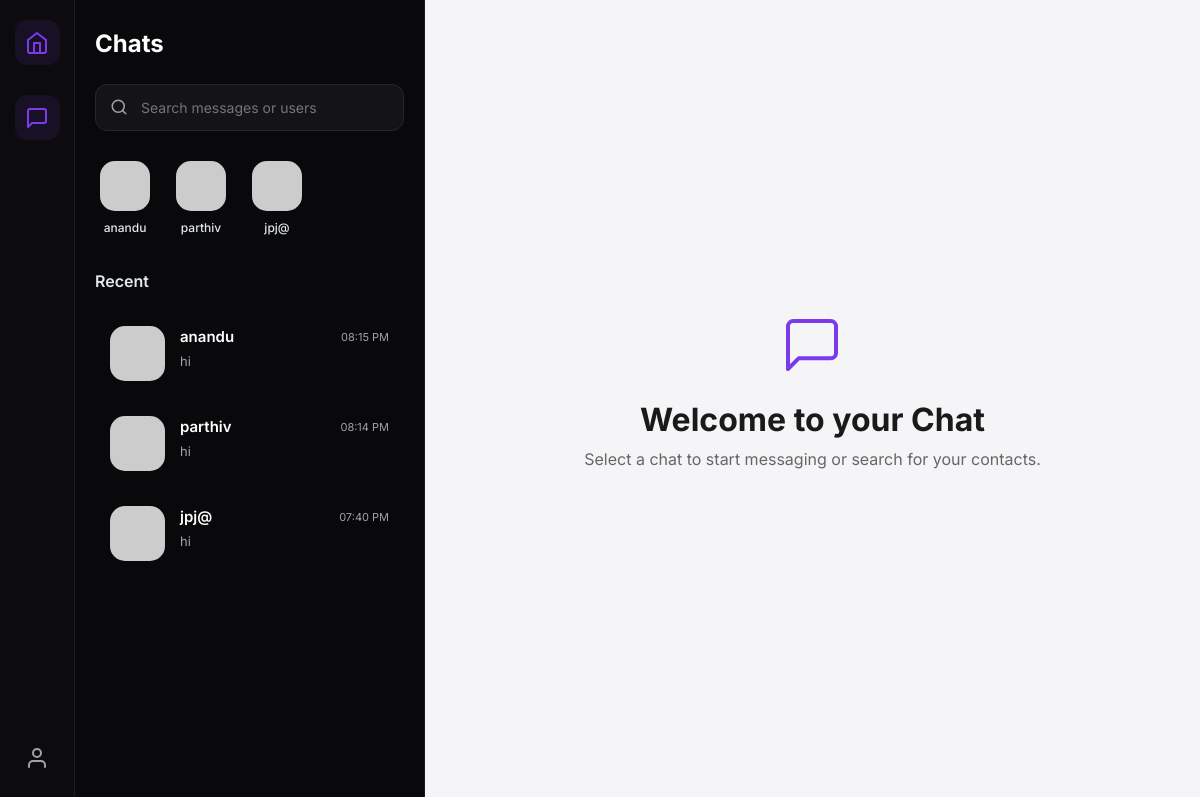
The page /chat/ (signed in) on the database as committed earlier.
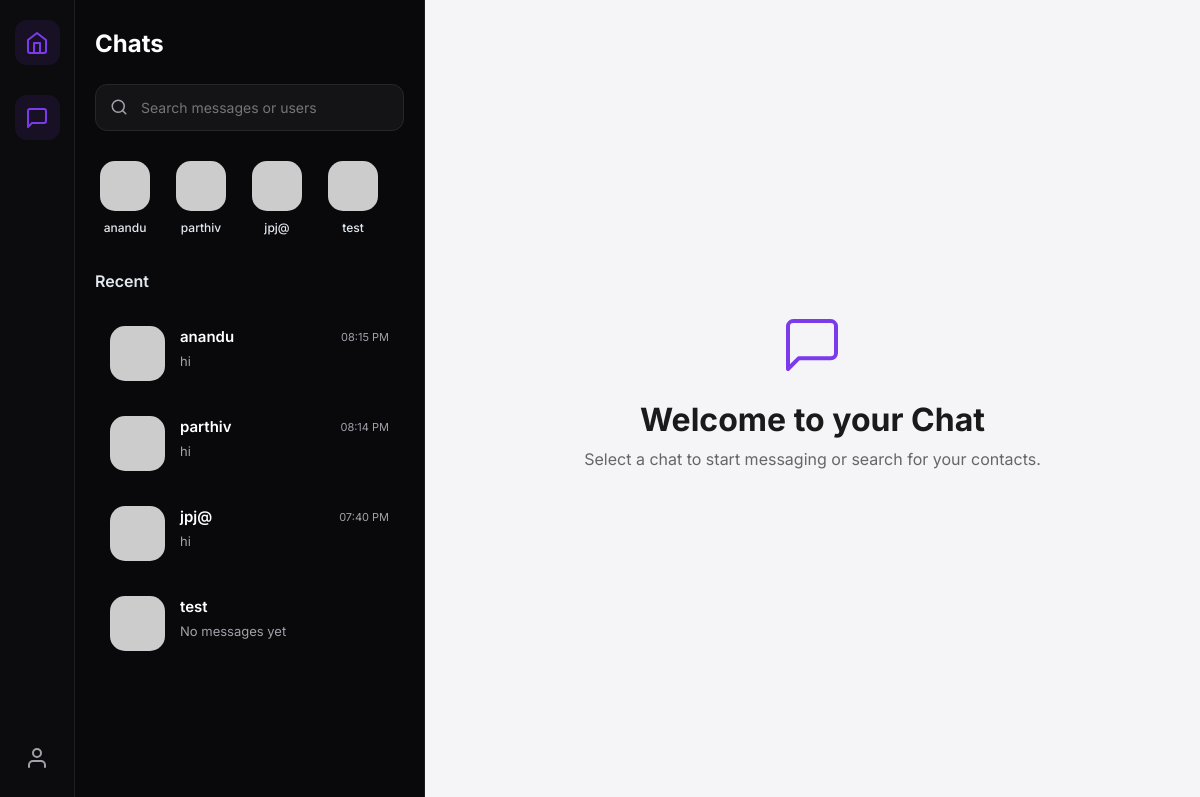
The same page on the database as committed later.
### users/models.py (models this page shows, shortened)
class CustomUser(AbstractUser):
    email = models.EmailField(unique=True)
    is_online = models.BooleanField(default=False)
    last_seen = models.DateTimeField(auto_now=True)

### chat/models.py (models this page shows, shortened)
class Message(models.Model):
    sender = models.ForeignKey(
        settings.AUTH_USER_MODEL,
        on_delete=models.CASCADE,
        related_name='sent_messages'
    )
    receiver = models.ForeignKey(
        settings.AUTH_USER_MODEL,
        on_delete=models.CASCADE,
        related_name='received_messages'
    )
    message = models.TextField()
    timestamp = models.DateTimeField(auto_now_add=True)
    is_read = models.BooleanField(default=False)
    class Meta:
        ordering = ('timestamp',)

### chat/views.py (the view)
# urls.py: path('', views.user_list, name='user_list'),
@login_required
def user_list(request):
    users = CustomUser.objects.exclude(id=request.user.id)
    for u in users:
        u.last_message = Message.objects.filter(
            (Q(sender=request.user) & Q(receiver=u)) |
            (Q(sender=u) & Q(receiver=request.user))
        ).order_by('-timestamp').first()
        u.unread_count = Message.objects.filter(sender=u, receiver=request.user, is_read=False).count()
    return render(request, 'user_list.html', {'users': users})

### templates/user_list.html (shortened to what this page needs)
{% extends 'base.html' %}
{% load static %}
{% block content %}
<div class="chats-panel d-flex-column">
    <div class="panel-header">
        <h2 class="title-lg">Chats</h2>
        <div class="search-box">
            <svg xmlns="http://www.w3.org/2000/svg" width="18" height="18" viewBox="0 0 24 24" fill="none"
                stroke="currentColor" stroke-width="2" stroke-linecap="round" stroke-linejoin="round"
                class="search-icon">
                <circle cx="11" cy="11" r="8"></circle>
                <line x1="21" y1="21" x2="16.65" y2="16.65"></line>
            </svg>
            <input type="text" placeholder="Search messages or users" class="search-input">
        </div>
    </div>
    <div class="active-users-section">
        <div class="active-users-scroll d-flex gap-3">
            {% for u in users %}
            <a href="{% url 'chat_room' u.username %}" class="active-user-chip">
                <div class="avatar-wrapper">
                    <img src="https://ui-avatars.com/api/?name={{ u.username }}&background=random"
                        alt="{{ u.username }}" class="avatar-md">
                </div>
                <span class="chip-name">{{ u.username|truncatechars:7 }}</span>
            </a>
            {% endfor %}
        </div>
    </div>
    <div class="recent-chats-list flex-1 overflow-y-auto">
        <h3 class="section-title">Recent</h3>
        {% for u in users %}
        <a href="{% url 'chat_room' u.username %}"
            class="chat-item {% if active_user == u.username %}active{% endif %}">
            <div class="avatar-wrapper">
                <img src="https://ui-avatars.com/api/?name={{ u.username }}&background=random" alt="{{ u.username }}"
                    class="avatar-lg">
            </div>
            <div class="chat-info">
                <div class="d-flex justify-content-between align-items-center mb-1">
                    <span class="user-name">{{ u.username }}</span>
                    <span class="chat-time">
                        {% if u.last_message %}
                        {{ u.last_message.timestamp|date:"h:i A" }}
                        {% endif %}
                    </span>
                </div>
                <div class="d-flex justify-content-between align-items-center">
                    <span class="last-msg text-truncate">
                        {% if u.last_message %}
                        {{ u.last_message.message }}
                        {% else %}
                        No messages yet
                        {% endif %}
                    </span>
                </div>
            </div>
        </a>
        {% empty %}
        <p class="text-muted p-4 text-center">No other users found.</p>
        {% endfor %}
    </div>
</div>
<div class="chat-feed-placeholder flex-1 d-flex-column align-items-center justify-content-center">
    <div class="welcome-card text-center">
        <div class="welcome-icon mb-4">
            <svg xmlns="http://www.w3.org/2000/svg" width="64" height="64" viewBox="0 0 24 24" fill="none"
                stroke="#7C3AED" stroke-width="1.5" stroke-linecap="round" stroke-linejoin="round">
                <path d="M21 15a2 2 0 0 1-2 2H7l-4 4V5a2 2 0 0 1 2-2h14a2 2 0 0 1 2 2z"></path>
            </svg>
        </div>
        <h2 class="fw-bold mb-2">Welcome to your Chat</h2>
        <p>Select a chat to start messaging or search for your contacts.</p>
    </div>
</div>
{% endblock %}

Rows that differ between the two databases and show on the page:
added CustomUser: username "test", shows "No messages yet"
